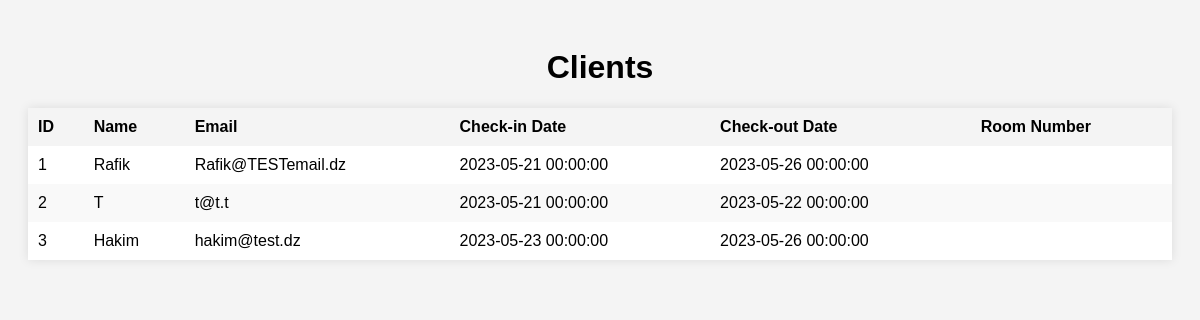
The app's page /clients with its own data.
### app.py (models this page shows, shortened)
class Client(db.Model):
    id = db.Column(db.Integer, primary_key=True)
    name = db.Column(db.String(50), nullable=False)
    email = db.Column(db.String(120), unique=True, nullable=False)
    checkin_date = db.Column(db.DateTime, default=datetime.utcnow, nullable=False)
    checkout_date = db.Column(db.DateTime, nullable=True)
    room_id = db.Column(db.Integer, db.ForeignKey('room._id'))  # Foreign key to reference the assigned room
    assigned_room = db.relationship('Room', backref='clients')  # Relationship to access the assigned room

### app.py (the view)
@app.route('/clients')
def clients():
    client = Client.query.all()
    return render_template('clients.html' , clients=client)

### templates/Clients.html (shortened to what this page needs)
<!DOCTYPE html>
<html lang="en">
<head>
</head>
<body>
  <h1>Clients</h1>
  <table>
    <thead>
      <tr>
        <th>ID</th>
        <th>Name</th>
        <th>Email</th>
        <th>Check-in Date</th>
        <th>Check-out Date</th>
        <th>Room Number</th>
      </tr>
    </thead>
    <tbody>
    {% for client in clients %}
    <tr>
    <td>{{ client.id }}</td>
    <td>{{ client.name }}</td>
    <td>{{ client.email }}</td>
    <td>{{ client.checkin_date }}</td>
    <td>{{ client.checkout_date }}</td>
    <td>{{ client.assigned_room.number }}</td>
    </tr>
    {% endfor %}
    </tbody>
  </table>
</body>
</html>

### templates/Clients.html (style rules this page uses)
body { font-family: Arial, sans-serif; background-color: #f4f4f4; padding: 20px; }
h1 { text-align: center; }
table { width: 100%; border-collapse: collapse; margin-top: 20px; background-color: #fff; box-shadow: 0 0 10px rgba(0, 0, 0, 0.1); }
th, td { padding: 10px; text-align: left; }
th { background-color: #f4f4f4; font-weight: bold; }
tr:nth-child(even) { background-color: #f9f9f9; }

### records on screen
Client: id "1", name "Rafik", email "Rafik@TESTemail.dz", checkin_date "2023-05-21 00:00:00", checkout_date "2023-05-26 00:00:00"
Client: id "2", name "T", email "t@t.t", checkin_date "2023-05-21 00:00:00", checkout_date "2023-05-22 00:00:00"
Client: id "3", name "Hakim", email "hakim@test.dz", checkin_date "2023-05-23 00:00:00", checkout_date "2023-05-26 00:00:00"
